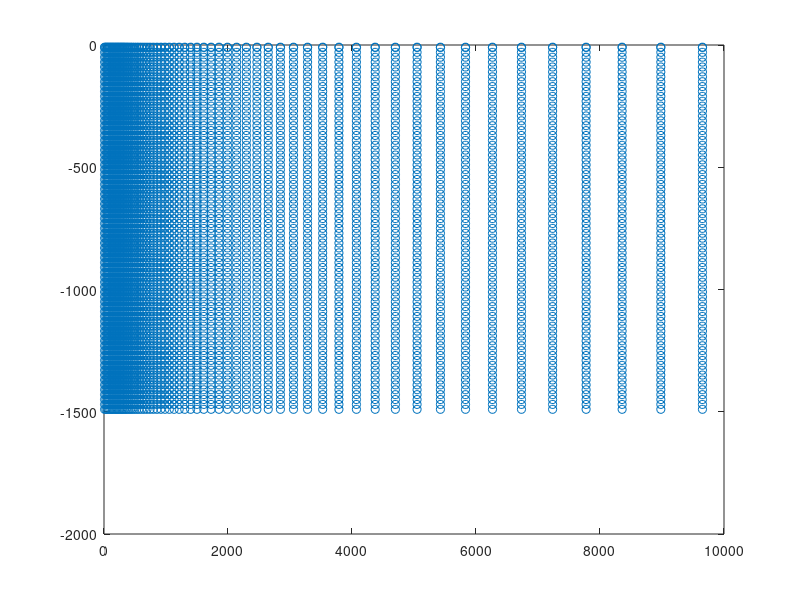

Here is the MATLAB script that generated this plot:
clear
close all

%Distribuzione serie geometrica
L=10000-320; %lunghezza massima
q=1.075; %fatttore
N=49;
l=L*(1-q)/(1-q^N);
sx=l*q.^[0:1:N-1]; 
sx=[20*ones(16,1);sx'];

%Distribuzione simile a flow.inp con faglie
%sx=[20*ones(40,1);200*ones(15,1);20*ones(40,1);200*ones(15,1);20*ones(109,1);200*ones(2,1)];

Tratti=[0;cumsum(sx)];

for i=1:length(Tratti)-1
    X(i)=(Tratti(i)+Tratti(i+1))/2;
end

stepV=20;
layer=-1490.0;
top=-10.0;
Row=(-layer+top)/stepV+2;
Col=length(X);
D=1e-9;
LL=[layer:stepV:top top+1]';


for i=1:length(X)
    Volume(i,1)=pi*(Tratti(i+1)^2-Tratti(i)^2)*stepV;
end

Xcenter=[];
Zcenter=[];
for i=1:Row  
    Xcenter=[Xcenter;X'];
    Zcenter=[Zcenter; LL(i)*ones(size(X'))];   
end
Ycenter=0.5*ones(size(Xcenter));
figure(1)
plot(Xcenter,Zcenter,'o')
save xcenter.txt Xcenter -ascii -double
save ycenter.txt Ycenter -ascii -double
save zcenter.txt Zcenter -ascii -double
clear Xcenter Ycenter Zcenter

fid = fopen('flow.inp','w');

fprintf(fid,'TOUGH2 Analysis\n');
fprintf(fid,'ROCKS----1----*----2----*----3----*----4----*----5----*----6----*----7----*----8\n');
fprintf(fid,'Rock1    3    2000.0       0.2   1.0E-14   1.0E-14   1.0E-14      2.80    1000.0\n');
fprintf(fid,'       0.0       0.0      2.80       0.0       0.0\n');
fprintf(fid,'    1            0.2       0.1       0.9       0.7\n');
fprintf(fid,'    1            0.0       0.0       1.0\n');
fprintf(fid,'\n');
fprintf(fid,'MULTI----1----*----2----*----3----*----4----*----5----*----6----*----7----*----8\n');
fprintf(fid,'    2    3    2    6\n');
fprintf(fid,'START----1----*----2----*----3----*----4----*----5----*----6----*----7----*----8\n');
fprintf(fid,'PARAM----1-MOP* 123456789012345678901234----*----5----*----6----*----7----*----8\n');
fprintf(fid,' 8 29999    1000000000000002  03 000   0                                        \n');
fprintf(fid,'       0.0   1.27E11     100.0   3.15E10                9.81       4.0       1.0\n');
fprintf(fid,'    1.0E-5       1.0                 1.0       1.0          \n');
fprintf(fid,'\n');
fprintf(fid,'SOLVR----1----*----2----*----3----*----4----*----5----*----6----*----7----*----8\n');
fprintf(fid,'5  Z1   O0       0.1    1.0E-6\n');

%%%%%  FILE for TIMES  %%%%%%%%%%%%%%%%%%
times=[[0:2000:4000]';[4000.1:0.5:4010]']*86400*365';
l=length(times);
fprintf(fid,'TIMES----1----*----2----*----3----*----4----*----5----*----6----*----7----*----8\n');
fprintf(fid,'%5d%5d\n',l,l); 
h=1;
i=1;
while i<=l
    while h<=8 & i<=l
        fprintf(fid,'%#10.5G',times(i));
        h=h+1;
        i=i+1;
    end
    fprintf(fid,'\n');
    h=1;
end

%%%%%  FILE for ELEMENT  %%%%%%%%%%%%%%%%%%
h=1;
fprintf(fid,'ELEME----1----*----2----*----3----*----4----*----5----*----6----*----7----*----8\n');
for j=1:Row    
    for i=1:Col
        if j==Row;
            fprintf(fid,'%5d          Rock1%#10.4G%#10.4G%#10.4G%#10.4G%#10.4G%#10.4G\n',(Col)*(h-1)+i, 1e59, 0.0, 1.0, X(i),0.5, LL(j));
        else
            fprintf(fid,'%5d          Rock1%#10.4G%#10.4G%#10.4G%#10.4G%#10.4G%#10.4G\n',(Col)*(h-1)+i, Volume(i), 0.0, 1.0, X(i),0.5, LL(j));
        end            
    end
    h=h+1;
end
fprintf(fid,'\n');


%%%%%  FILE for CONNETTIVITY  %%%%%%%%%%%%%%%%%%
AreaLat=2*pi*Tratti(2:end)*stepV;
%AreaLatTop=2*pi*Tratti(2:end)*D;

for i=1:length(X)
    AreaVer(i)=pi*(Tratti(i+1)^2-Tratti(i)^2);
end

fprintf(fid,'CONNE----1----*----2----*----3----*----4----*----5----*----6----*----7----*----8\n');
for i=1:Row    
    for j=1:Col-1
        fprintf(fid,'%5d%5d%20d%#10.4G%#10.4G%#10.4G%#10.4G%#10.4G\n',(i-1)*(Col)+j,(i-1)*(Col)+j+1, 1, Tratti(j+1)-X(j), X(j+1)-Tratti(j+1), AreaLat(j),0, 0);                   
    end
    h=h+1;
end

for i=1:Row-2   
    for j=1:Col
        fprintf(fid,'%5d%5d%20d%#10.4G%#10.4G%#10.4G%#10.4G%#10.4G\n',(i-1)*(Col)+j,(i)*(Col)+j, 1, stepV/2, stepV/2, AreaVer(j),-1, 0);                   
    end
    h=h+1;
end

i=Row-1;
for j=1:Col
    fprintf(fid,'%5d%5d%20d%#10.4G%#10.4G%#10.4G%#10.4G%#10.4G\n',(i-1)*(Col)+j,(i)*(Col)+j, 1, stepV/2, D, AreaVer(j),-1, 0);                   
end


fprintf(fid,'\n');

%%%%%  FILE for INITIAL CONDITION  %%%%%%%%%%%%%%%%%%
fprintf(fid,'INCON----1----*----2----*----3----*----4----*----5----*----6----*----7----*----8\n');
GradP=1000*9.81; %in Pa/m
Ptop=101325; %in Pa
GradT=130/1000;
Ttop=20;

h=1;
for i=1:Row
    for j=1:Col
        fprintf(fid,'%5d\n',h);  
        P_CO2=0.1;         if (i==Row) P_CO2=0.0; end
        %fprintf(fid,'%#20.14G%#20.14G%#20.14G\n',-LL(i)*GradP+Ptop,-LL(i)*GradT+Ttop, P_CO2);
        fprintf(fid,'%#20.14G%#20.14G%#20.14G\n',-LL(i)*GradP+Ptop,-LL(i)*GradT+Ttop, Ptop*0.0004);

        h=h+1;
    end   
end
fprintf(fid,'\n');

%%%%%  FILE for GENER  %%%%%%%%%%%%%%%%%%
fprintf(fid,'GENER----1----*----2----*----3----*----4----*----5----*----6----*----7----*----8\n');

%Rinaldi
AreaTot=pi*160^2;
H2O_0=2400*1e3/86400/AreaTot;
H2O_1=6100*1e3/86400/AreaTot;
CO2_0=1000*1e3/86400/AreaTot;
CO2_1=6000*1e3/86400/AreaTot;
Heat=31415926.5/(pi*Tratti(end)^2);
ent_water=2800000;
ent_CO2=290000; %797482;
% ent_water=2980000.0; %usato da Alia
% ent_CO2=115000; %usato da Alia

%%%%%    WATER & CO2    %%%%%%%%%%%%%%%%%%%%%%%%%%%%%%%%
h=1;
for j=1:8
    fprintf(fid,'%5d%5d                   4     COM11\n',j,h);         
    fprintf(fid,'%#14.7G%#14.7G%#14.7G%#14.7G\n',0,86400*365*4000.01,86400*365*4001.6,86400*365*4012); %times
    fprintf(fid,'%#14.7G%#14.7G%#14.7G%#14.7G\n',H2O_0*AreaVer(j),H2O_1*AreaVer(j),H2O_0*AreaVer(j),H2O_0*AreaVer(j)); %rate
    fprintf(fid,'%#14.7G%#14.7G%#14.7G%#14.7G\n',ent_water,ent_water,ent_water,ent_water); %enthalpy
    h=h+1;
    fprintf(fid,'%5d%5d                   4     COM21\n',j,h);         
    fprintf(fid,'%#14.7G%#14.7G%#14.7G%#14.7G\n',0,86400*365*4000.01,86400*365*4001.6,86400*365*4012); %times
    fprintf(fid,'%#14.7G%#14.7G%#14.7G%#14.7G\n',CO2_0*AreaVer(j),CO2_1*AreaVer(j),CO2_0*AreaVer(j),CO2_0*AreaVer(j)); %rate
    fprintf(fid,'%#14.7G%#14.7G%#14.7G%#14.7G\n',ent_CO2,ent_CO2,ent_CO2,ent_CO2); %enthalpy
    h=h+1;                       
end
%%%%%%%%%%%%%%%%%%%%%%%%%%%%%%%%%%%%%%%%%%%%%%%%%%%%%%%%%

%%%%%    WATER & CO2 --- enthalpy per m^2   %%%%%%%%%%%%%
% % % h=1;
% % % for j=1:5
% % %     fprintf(fid,'%5d%5d                   4     COM11\n',j,h);         
% % %     fprintf(fid,'%#14.7G%#14.7G%#14.7G%#14.7G\n',0,86400*365*4000.01,86400*365*4001.6,86400*365*4012); %times
% % %     fprintf(fid,'%#14.7G%#14.7G%#14.7G%#14.7G\n',H2O_0*AreaVer(j),H2O_1*AreaVer(j),H2O_0*AreaVer(j),H2O_0*AreaVer(j)); %rate
% % %     fprintf(fid,'%#14.7G%#14.7G%#14.7G%#14.7G\n',ent_water/AreaTot*AreaVer(j),ent_water/AreaTot*AreaVer(j),ent_water/AreaTot*AreaVer(j),ent_water/AreaTot*AreaVer(j)); %enthalpy
% % %     h=h+1;
% % %     fprintf(fid,'%5d%5d                   4     COM21\n',j,h);         
% % %     fprintf(fid,'%#14.7G%#14.7G%#14.7G%#14.7G\n',0,86400*365*4000.01,86400*365*4001.6,86400*365*4012); %times
% % %     fprintf(fid,'%#14.7G%#14.7G%#14.7G%#14.7G\n',CO2_0*AreaVer(j),CO2_1*AreaVer(j),CO2_0*AreaVer(j),CO2_0*AreaVer(j)); %rate
% % %     fprintf(fid,'%#14.7G%#14.7G%#14.7G%#14.7G\n',ent_CO2/AreaTot*AreaVer(j),ent_CO2/AreaTot*AreaVer(j),ent_CO2/AreaTot*AreaVer(j),ent_CO2/AreaTot*AreaVer(j)); %enthalpy
% % %     h=h+1;                       
% % % end
%%%%%%%%%%%%%%%%%%%%%%%%%%%%%%%%%%%%%%%%%%%%%%%%%%%%%%%%%


% %%%%%%     ONLY WATER    %%%%%%%%%%%%%%%%%%%%%%%%%%%%%%%%
% h=1;
% for j=1:8
%     fprintf(fid,'%5d%5d                   3     COM11\n',j,h);         
%     fprintf(fid,'%#14.7G%#14.7G%#14.7G\n',0,86400*365*10000.01,86400*365*10004); %times
%     fprintf(fid,'%#14.7G%#14.7G%#14.7G\n',H2O_0*AreaVer(j),H2O_1*AreaVer(j),H2O_1*AreaVer(j)); %rate
%     fprintf(fid,'%#14.7G%#14.7G%#14.7G\n',2980000.0,2980000.0,2980000.0); %enthalpy
%     h=h+1;                       
% end
% %%%%%%%%%%%%%%%%%%%%%%%%%%%%%%%%%%%%%%%%%%%%%%%%%%%%%%%%%%

%%%%%%%%%%%%%%%%%%%%% HEAT INPUT at the BOTTOM %%%%%%%%%%% 
% for j=1:Col
%     fprintf(fid,'%5d%5d                   0     HEAT %#10.4G\n',j,h,Heat*AreaVer(j));         
%     h=h+1;                      
% end
%%%%%%%%%%%%%%%%%%%%%%%%%%%%%%%%%%%%%%%%%%%%%%%%%%%%%%%%%%

fprintf(fid,'\n');
fprintf(fid,'NOVER----1----*----2----*----3----*----4----*----5----*----6----*----7----*----8\n');
fprintf(fid,'ENDCY\n');

fclose(fid);

% %Esempio Flow.inp convergente
% AreaTot=pi*200^2;
% H2O_0=13.94/AreaTot; %kg/s
% CO2_0=5.79/AreaTot;
% Heat=31415926.5/(pi*Tratti(end)^2);
% 
% h=1;
% for j=1:8
%     fprintf(fid,'%5d%5d                   0     COM1 %#10.4G%#10.4G\n',j,h,H2O_0*AreaVer(j),2980000.0);         
%     h=h+1;
%     fprintf(fid,'%5d%5d                   0     COM2 %#10.4G%#10.4G\n',j,h,CO2_0*AreaVer(j),115000.0);         
%     h=h+1;                       
% end
% 
% for j=1:Col
%     fprintf(fid,'%5d%5d                   0     HEAT %#10.4G\n',j,h,Heat*AreaVer(j));         
%     h=h+1;                      
% end
% fprintf(fid,'\n');
% fprintf(fid,'NOVER----1----*----2----*----3----*----4----*----5----*----6----*----7----*----8\n');
% fprintf(fid,'ENDCY\n');
% 
% fclose(fid);

